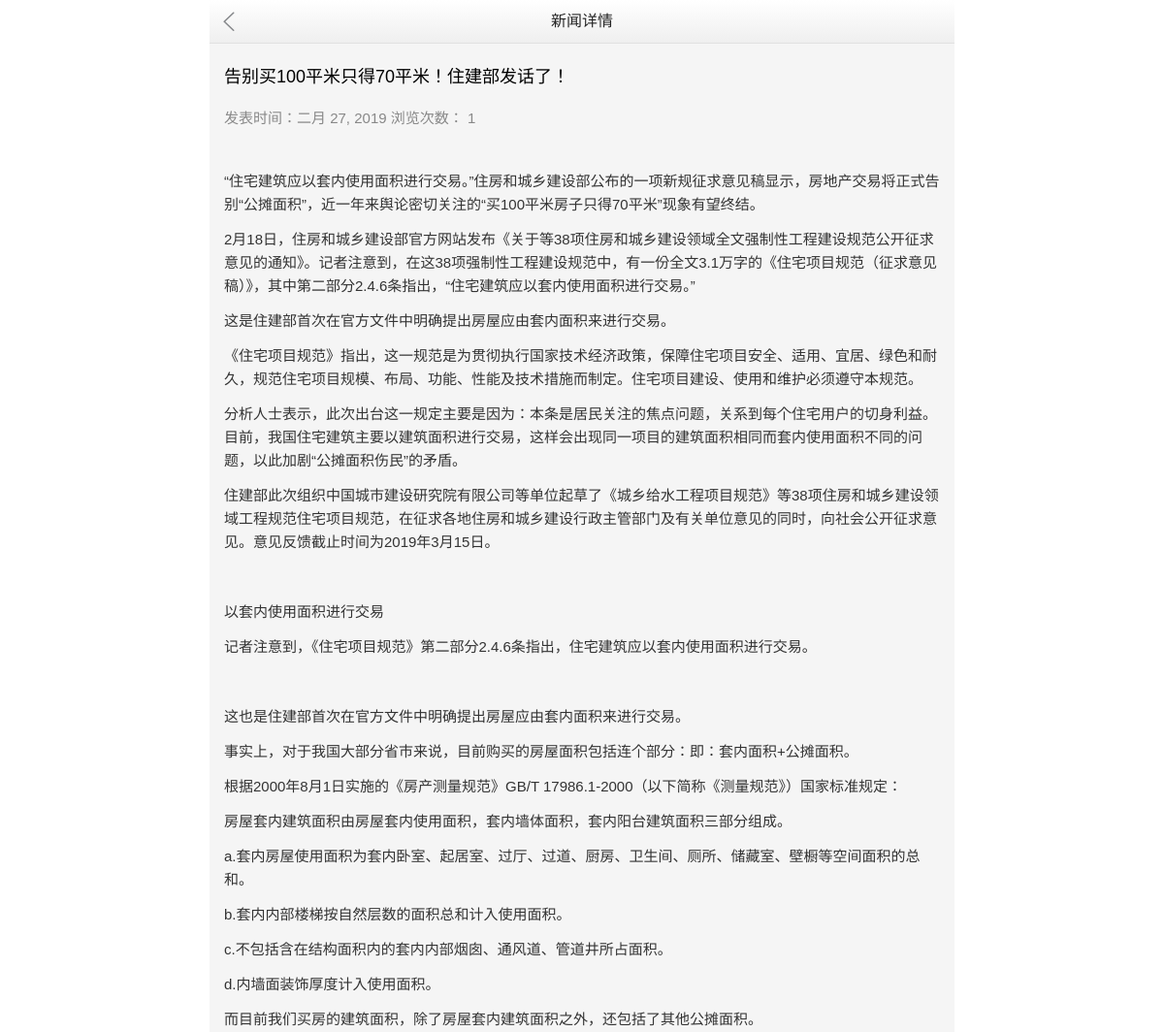
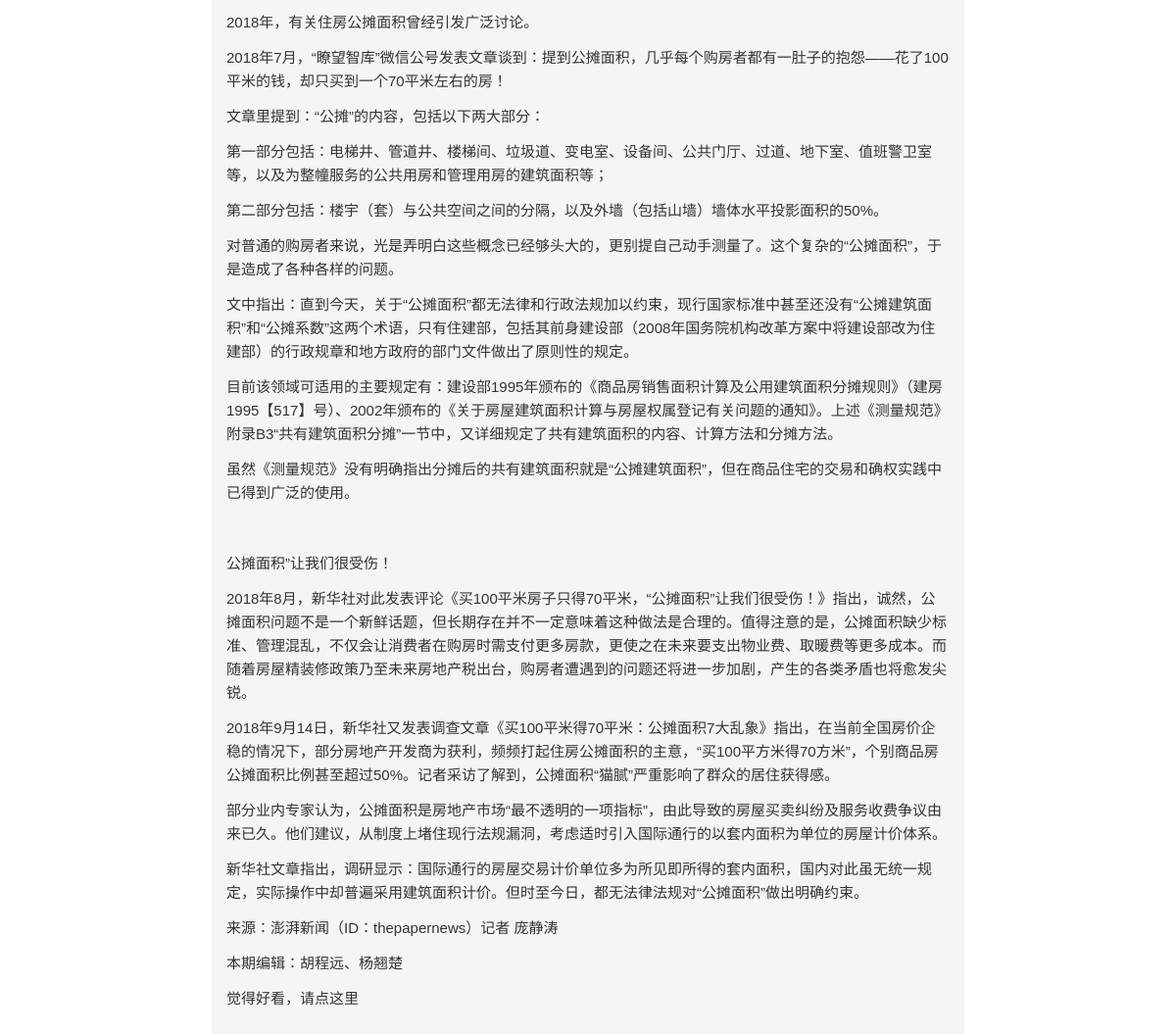
Page /system/news/info/2/ on the committed database (2 pictures, top to bottom).
### system/models.py (models this page shows, shortened)
class News(models.Model):
    TYPES_CHOICES = (
        (1, '新闻'),
        (2, '通知'),
    )
    title = models.CharField('标题', max_length=255, null=True, blank=True)
    content = RichTextField('发送内容', null=True, blank=True)
    source = models.CharField('来源', max_length=30, blank=True, null=True,
                              choices=constants.SOURCE_CHOICES)
    types = models.SmallIntegerField('类型', default=3, choices=TYPES_CHOICES)
    start_time = models.DateTimeField('生效时间', null=True, blank=True)
    end_time = models.DateTimeField('失效时间', null=True, blank=True)
    view_count = models.IntegerField('阅读次数', default=0)
    order = models.SmallIntegerField('排序', help_text='数字越大越靠前', default=0)
    is_top = models.BooleanField('是否置顶', default=False, help_text='置顶后将在首页显示')
    created_at = models.DateTimeField('发送时间', auto_now_add=True)
    updated_at = models.DateTimeField('最后更新时间', auto_now=True)
    is_valid = models.BooleanField('是否有效', default=True)
    class Meta:
        db_table = 'system_news'
        verbose_name = '新闻及通知'
        verbose_name_plural = '新闻及通知'
        ordering = ['-order']

### system/views.py (the view)
# urls.py: url(r'^news/info/(?P<pk>\d+)/$', views.NewsInfo.as_view(), name='news_info'),
class NewsInfo(DetailView):
    template_name = 'system/news_info.html'
    queryset = News.objects.filter(is_valid=True)
    def get_object(self, queryset=None):
        object = super().get_object(queryset)
        object.view_count += 1
        object.save()
        return object

### system/context_processors.py (called while the page is built)
def shop_cart(request):
    user = request.user
    cart_list = []
    cart_total = {}
    if user.is_authenticated:
        cart_list = user.carts.filter(status=constants.TRANS_STATU_INIT)
        cart_total = cart_list.aggregate(sum_amount=Sum('amount'), sum_count=Sum('count'))
    return {
        'constants': constants,
        'cart_list': cart_list,
        'cart_total': cart_total
    }

### system/templates/system/news_info.html (shortened to what this page needs)
{% extends 'base/base.html' %}
{% block container %}
    <header class="wy-header">
      <div class="wy-header-icon-back"><span></span></div>
      <div class="wy-header-title">新闻详情</div>
    </header>
    <div class="weui-content">
      <article class="weui-article">
        <h1>{{ object.title }}</h1>
        <h3 class="wy-news-time">发表时间：{{ object.created_at | date }} 浏览次数： {{ object.view_count }}</h3>
        <section class="wy-news-info">
          {{ object.content | safe }}
        </section>
      </article>
    </div>
{% endblock %}

### static/css/style.css (style rules this page uses)
html { -ms-text-size-adjust: 100%; -webkit-text-size-adjust: 100%; -webkit-tap-highlight-color :rgba(0, 0, 0, 0); -moz-tap-highlight-color :rgba(0, 0, 0, 0); }
body { font-family: "PingFangSC-Regular", "STHeitiSC-Light", "Microsoft Yahei", Arial, Helvetica, sans-serif; margin: 0; background-color: #fff; height: 100%; overflow-x: hidden; -webkit-overflow-scrolling: touch; margin:0 auto; }
article, aside, details, figcaption, figure, footer, header, hgroup, main, nav, section, summary { display: block; }
h1, h2, h3, h4, h5, h6, p, figure, form, blockquote { margin: 0; }
.container { max-width: 768px; }
.weui-content { background:#f5f5f5; }
header,.weui-navbar { background: -moz-linear-gradient(top, #fff 0%, #efefef 100%); background: -webkit-gradient(linear, left top, left bottom, color-stop(0%,#fff), color-stop(100%,#efefef)); background: -webkit-linear-gradient(top, #fff 0%,#efefef 100%); background: -o-linear-gradient(top, #fff 0%,#efefef 100%); background: -ms-linear-gradient(top, #fff 0%,#efefef 100%); background: linear-gradient(to bottom, #fff 0%,#efefef 100%); }
.wy-header { height:44px; border-bottom:1px solid #e1e1e1; position:relative; }
.wy-header-icon-back { position: absolute; left:0; top:0; width: 40px;height: 44px; }
.wy-header-icon-back span { width:20px;height:20px; margin: 12px 0 0 10px; background:url(../images/icon-back.png) no-repeat; background-size:20px; display:block; }
.wy-header-title { margin: 0 50px;text-align: center;height: 44px;line-height: 44px;font-size: 16px; color:#252525; }
.wy-news-time { font-size:12px; color:#888; }
.wy-news-info { color:#333; }

### rows in the picture
News: title "告别买100平米只得70平米！住建部发话了！", created_at "二月 27, 2019", view_count "1", content "“住宅建筑应以套内使用面积进行交易。”住房和城乡建设部公布的一项新规征求意见稿显示，房地产交易将正式告别“公摊面积”，近一年来舆论密切关注的“买100平米房子只得70平米”现象有望终结。 2月18日，住房和城乡建设部官方网站发布《关于等38项住房和城乡建设领域全文强制性工程建设规范公开征求意见的通知》。记者注意到，在这38项强制性工程建设规范中，有一份全文3.1万字的《住宅项目规范（征求意见稿）》，其中第二部分2.4.6条指出，“住宅建筑应以套内使用面积进行交易。” 这是住建部首次在官方文件中明确提出房屋应由套内面积来进行交易。 《住宅项目规范》指出，这一规范是为贯彻执行国家技术经济政策，保障住宅项目安全、适用、宜居、绿色和耐久，规范住宅项目规模、布局、功能、性能及技术措施而制定。住宅项目建设、使用和维护必须遵守本规范。 分析人士表示，此次出台这一规定主要是因为：本条是居民关注的焦点问题，关系到每个住宅用户的切身利益。目前，我国住宅建筑主要以建筑面积进行交易，这样会出现同一项目的建筑面积相同而套内使用面积不同的问题，以此加剧“公摊面积伤民”的矛盾。 住建部此次组织中国城市建设研究院有限公司等单位起草了《城乡给水工程项目规范》等38项住房和城乡建设领域工程规范住宅项目规范，在征求各地住房和城乡建设行政主管部门及有关单位意见的同时，向社会公开征求意见。意见反馈截止时间为2019年3月15日。 以套内使用面积进行交易 记者注意到，《住宅项目规范》第二部分2.4.6条指出，住宅建筑应以套内使用面积进行交易。 这也是住建部首次在官方文件中明确提出房屋应由套内面积来进行交易。…"
